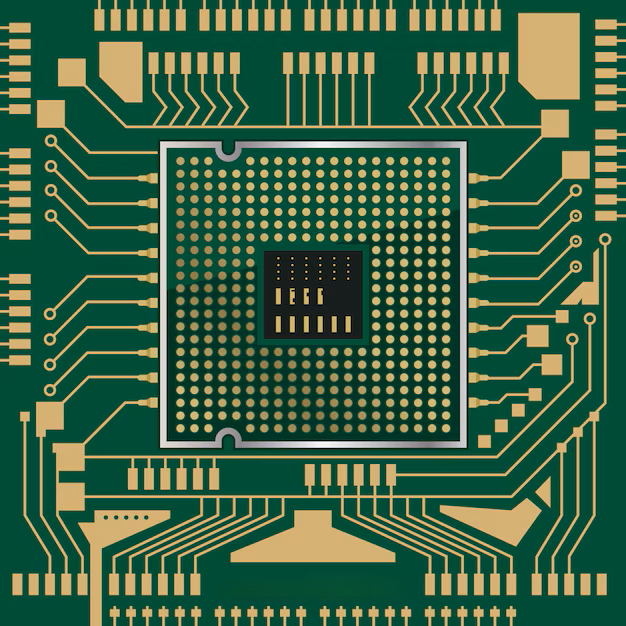
#> input picture placa.png, 626 x 626 px
$ python Fechamento.py
#> lines starting #> are read from the running program, lines starting #| are printed output that depends on the picture; after the words box and inside, x2 and y2 are one past the last pixel; in counts of white or black regions, pixels touching at a corner belong together
import cv2
import numpy as np
import copy

def Erosao(img_binaria, elemento_Estruturante):
    bin_linhas = len(img_binaria)
    bin_colunas = len(img_binaria[0])

    est_linhas = len(elemento_Estruturante)
    est_colunas = len(elemento_Estruturante[0])
    # Determinar o deslocamento do kernel
    deslocamento_x  = est_linhas // 2
    deslocamento_y  = est_colunas // 2


    img_erodida = copy.copy(img_binaria)
    for i in range(bin_linhas):
        for j in range(bin_colunas):
            img_erodida[i][j] = 0

    for i in range(deslocamento_x , bin_linhas - deslocamento_x ):
        for j in range(deslocamento_y, bin_colunas - deslocamento_y):
            regiao = img_binaria[i - deslocamento_x :i + deslocamento_x  + 1, j - deslocamento_y:j + deslocamento_y + 1]
            matriz_resul = regiao & elemento_Estruturante
            lin = len(matriz_resul)
            col = len(matriz_resul[0])
            controle = True
            for k in range (lin):
                for l in range (col):
                    if matriz_resul[k][l] == 0:
                        img_erodida[i][j] = 0
                        controle = False
            if(controle):
                img_erodida[i][j]= 255
    return img_erodida


def Dilatacao(img_binaria, elemento_Estruturante):
    bin_linhas = len(img_binaria)
    bin_colunas = len(img_binaria[0])

    est_linhas = len(elemento_Estruturante)
    est_colunas = len(elemento_Estruturante[0])
    # Determinar o deslocamento do kernel
    deslocamento_x  = est_linhas // 2
    deslocamento_y  = est_colunas // 2

    img_dilatacao =  copy.copy(img_binaria)
    for i in range(bin_linhas):
        for j in range(bin_colunas):
            img_dilatacao[i][j] = 0


    for i in range(deslocamento_x , bin_linhas - deslocamento_x ):
        for j in range(deslocamento_y, bin_colunas - deslocamento_y):
            regiao = img_binaria[i - deslocamento_x :i + deslocamento_x  + 1, j - deslocamento_y:j + deslocamento_y + 1]
            lin = len(regiao)
            col = len(regiao[0])
            #print(regiao)
            controle = False
            for k in range (lin):
                for l in range (col):
                    if regiao[k][l] != 0:
                        #print("aqui")
                        controle = True
            if(controle):
                img_dilatacao[i][j]= 255
            else:
                img_dilatacao[i][j] = 0
    return img_dilatacao


def main():
    img_cinza = cv2.imread("placa.png", cv2.IMREAD_GRAYSCALE)
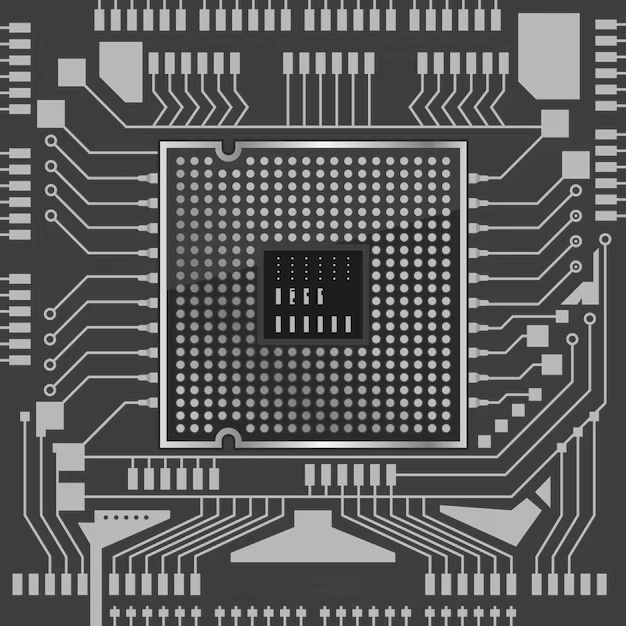
#> img_cinza: shape (626, 626); min 0, max 249, mean 91.7
    _, img_binaria = cv2.threshold(img_cinza, 127, 255, cv2.THRESH_BINARY)
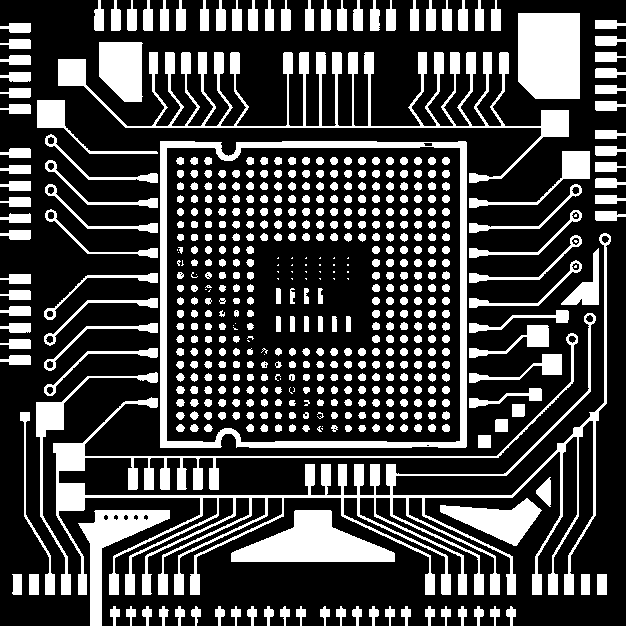
#> img_binaria: shape (626, 626); 26.4% white; 538 white regions (50 under 20 px), largest, box (x1, y1, x2, y2) and area: (53, 233, 611, 595) 18319, (58, 52, 569, 183) 9503, (160, 141, 467, 448) 8220

    elemento_Estruturante = [
            [1, 1, 1],
            [1, 1, 1],
            [1, 1, 1]]

    #img_erodida = Erosao(img_binaria, elemento_Estruturante)
    img_fechamento= Erosao(Dilatacao(img_binaria, elemento_Estruturante), elemento_Estruturante)
#> in Dilatacao, `bin_linhas = len(img_binaria)`: bin_linhas = 626
#> after the loop in Dilatacao, `for i in range(bin_linhas):`: img_dilatacao: shape (626, 626); every value is 0
#> after the loop in Dilatacao, `for i in range(deslocamento_x , bin_linhas - deslocamento_x ):`:
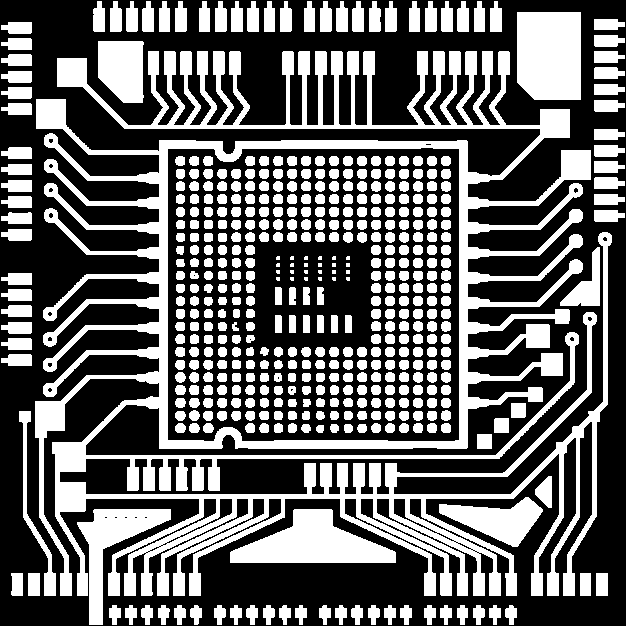
#> img_dilatacao: shape (626, 626); 38.5% white; 500 white regions (24 under 20 px), largest, box (x1, y1, x2, y2) and area: (35, 51, 612, 596) 74138, (517, 12, 581, 100) 5479, (230, 509, 396, 563) 5188
#> after the loop in Erosao, `for i in range(deslocamento_x , bin_linhas - deslocamento_x ):`:
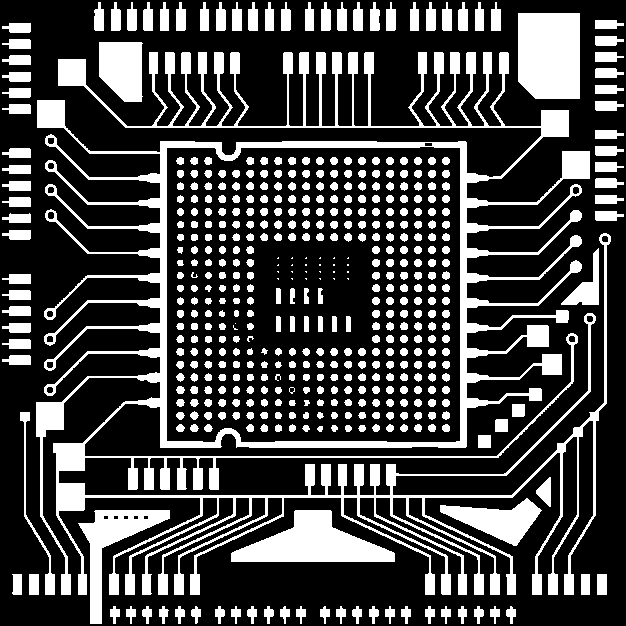
#> img_erodida: shape (626, 626); 26.4% white; 501 white regions (28 under 20 px), largest, box (x1, y1, x2, y2) and area: (36, 52, 611, 595) 49346, (518, 13, 580, 99) 5179, (231, 510, 395, 562) 4752
    img_fechamento_np = np.array(img_fechamento, dtype=np.uint8)
    cv2.imwrite("img_fechamento.png", img_fechamento_np)

    cv2.waitKey(0)
    #cv2.destroyAllWindows()
if __name__ == "__main__":
    main()
